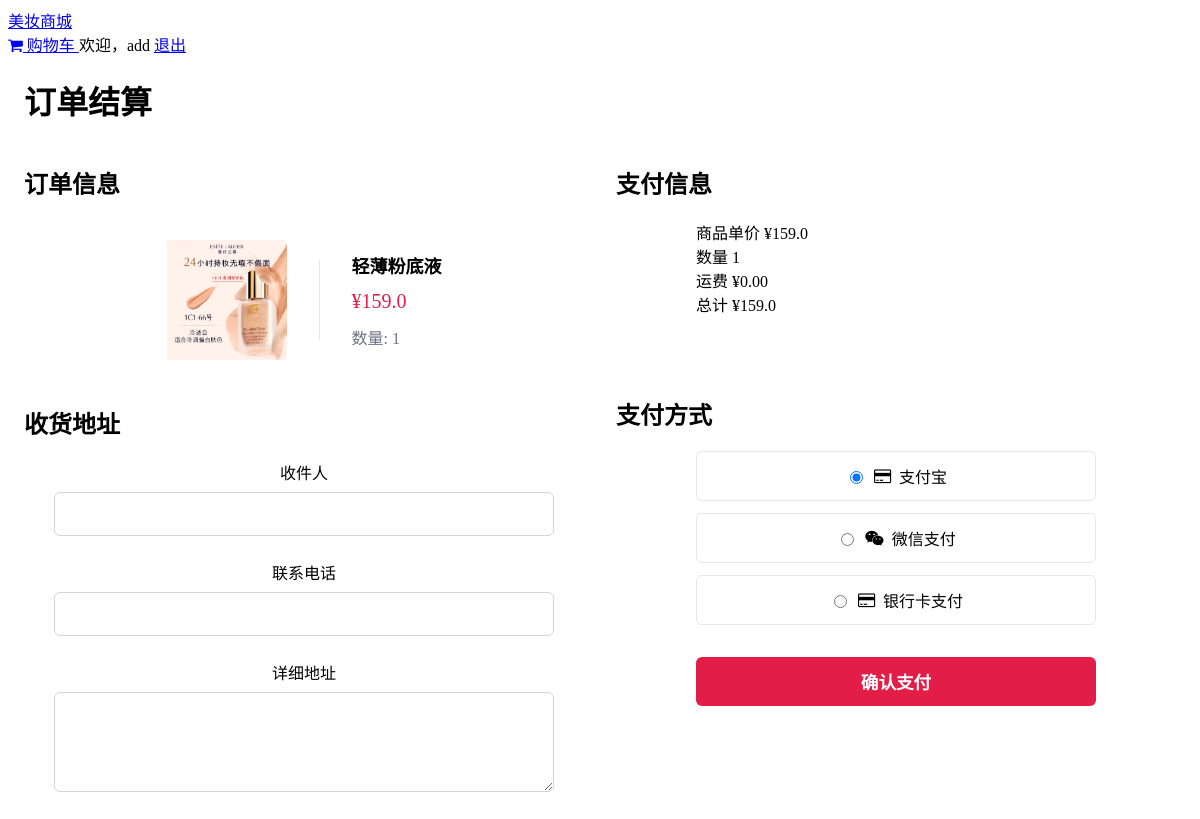
/checkout/3/1 (signed in), run on the app's committed database.
### models.py (models this page shows)
class Product(db.Model):
    id = db.Column(db.Integer, primary_key=True)
    name = db.Column(db.String(100), nullable=False)
    price = db.Column(db.Float, nullable=False)
    image = db.Column(db.String(200), nullable=False)
    description = db.Column(db.String(500))
    category = db.Column(db.String(50), nullable=False)
    stock = db.Column(db.Integer, default=100)  # 添加库存字段
    brand = db.Column(db.String(50), default="Beauty Plus")  # 品牌
    origin = db.Column(db.String(50), default="中国")  # 产地
    shelf_life = db.Column(db.String(20), default="3年")  # 保质期
    net_weight = db.Column(db.String(20))  # 净含量
    ingredients = db.Column(db.Text)  # 成分
    usage = db.Column(db.Text)  # 使用方法

### app.py (the view)
@app.route('/checkout/<int:product_id>/<int:quantity>')
def checkout(product_id, quantity):
    if 'user_id' not in session:
        return redirect(url_for('login', next=url_for('checkout', product_id=product_id, quantity=quantity)))
    product = Product.query.get_or_404(product_id)
    total_price = product.price * quantity
    return render_template(
        'checkout.html',
        product=product,
        quantity=quantity,
        total_price=total_price
    )

### templates/checkout.html (shortened to what this page needs)
<html lang="zh-CN"><head>
    <link rel="stylesheet" href="https://cdn.tailwindcss.com">
    <link href="https://cdn.jsdelivr.net/npm/font-awesome@4.7.0/css/font-awesome.min.css" rel="stylesheet">
</head>
<body class="bg-gray-100">
    <nav class="bg-white shadow-md">
        <div class="container mx-auto px-4 py-3 flex justify-between items-center">
            <a href="{{ url_for('index') }}" class="text-xl font-bold text-pink-600">美妆商城</a>
            <div class="flex items-center space-x-4">
                <a href="{{ url_for('cart') }}" class="flex items-center">
                    <i class="fa fa-shopping-cart mr-1"></i> 购物车
                </a>
                {% if 'user_id' in session %}
                <span>欢迎，{{ session.username }}</span>
                <a href="{{ url_for('logout') }}" class="text-pink-600">退出</a>
                {% else %}
                <a href="{{ url_for('login') }}" class="text-pink-600">登录</a>
                <a href="{{ url_for('register') }}" class="bg-pink-600 text-white px-3 py-1 rounded">注册</a>
                {% endif %}
            </div>
        </div>
    </nav>
    <div class="main-content py-8">
        <h1 class="text-2xl font-bold mb-8 text-center">订单结算</h1>
        <div class="checkout-columns">
            <div class="order-column bg-white rounded-lg shadow-md p-6">
                <h2 class="text-xl font-bold mb-6 border-b pb-2 text-center">订单信息</h2>
                <div class="product-container">
                    <img src="{{ url_for('static', filename=product.image) }}" alt="{{ product.name }}" class="product-image">
                    <div class="product-details">
                        <h3>{{ product.name }}</h3>
                        <p class="price">¥{{ product.price }}</p>
                        <p class="quantity">数量: {{ quantity }}</p>
                    </div>
                </div>
                <h2 class="text-xl font-bold mb-6 border-b pb-2 text-center">收货地址</h2>
                <form id="addressForm" class="address-form">
                    <div class="form-group">
                        <label for="recipient">收件人</label>
                        <input type="text" id="recipient" name="recipient" required="">
                    </div>
                    <div class="form-group">
                        <label for="phone">联系电话</label>
                        <input type="tel" id="phone" name="phone" required="">
                    </div>
                    <div class="form-group">
                        <label for="address">详细地址</label>
                        <textarea id="address" name="address" required=""></textarea>
                    </div>
                </form>
            </div>
            <div class="payment-column bg-white rounded-lg shadow-md p-6">
                <h2 class="text-xl font-bold mb-6 border-b pb-2 text-center">支付信息</h2>
                <div class="payment-summary space-y-3">
                    <div class="flex justify-between">
                        <span>商品单价</span>
                        <span>¥{{ product.price }}</span>
                    </div>
                    <div class="flex justify-between">
                        <span>数量</span>
                        <span>{{ quantity }}</span>
                    </div>
                    <div class="flex justify-between">
                        <span>运费</span>
                        <span>¥0.00</span>
                    </div>
                    <div class="flex justify-between font-bold text-lg pt-2 border-t">
                        <span>总计</span>
                        <span class="text-pink-600">¥{{ total_price }}</span>
                    </div>
                </div>
                <h2 class="text-xl font-bold mb-6 border-b pb-2 text-center">支付方式</h2>
                <div class="payment-methods">
                    <label>
                        <input type="radio" name="payment" value="alipay" checked="">
                        <i class="fa fa-credit-card"></i> 支付宝
                    </label>
                    <label>
                        <input type="radio" name="payment" value="wechat">
                        <i class="fa fa-wechat"></i> 微信支付
                    </label>
                    <label>
                        <input type="radio" name="payment" value="card">
                        <i class="fa fa-credit-card"></i> 银行卡支付
                    </label>
                </div>
                <div class="pay-button-container">
                    <button id="payButton" class="pay-button">
                        确认支付
                    </button>
                </div>
            </div>
        </div>
    </div>
    </body></html>

### templates/checkout.html (style rules this page uses)
.main-content { max-width: 1200px; margin: 0 auto; padding: 0 16px; }
.product-container { display: flex !important; align-items: center !important; justify-content: center !important; margin: 0 auto 24px !important; padding: 16px !important; max-width: 800px !important; }
.product-image { width: 120px !important; height: 120px !important; object-fit: cover !important; border-radius: 4px !important; }
.product-details { flex: 0 0 auto !important; padding: 16px 0 !important; text-align: left !important; }
.product-details h3 { font-weight: bold !important; font-size: 18px !important; margin: 0 0 12px 0 !important; }
.product-details .price { color: #e11d48 !important; font-size: 20px !important; margin: 0 0 12px 0 !important; font-weight: 500 !important; }
.product-details .quantity { color: #6b7280 !important; margin: 0 !important; }
.address-form { max-width: 500px !important; margin: 0 auto !important; padding: 0 16px !important; }
.address-form .form-group { margin-bottom: 1.5rem !important; }
.address-form label { display: block !important; text-align: center !important; margin-bottom: 0.5rem !important; font-weight: 500 !important; }
.address-form input, .address-form textarea { width: 100% !important; padding: 0.75rem !important; border: 1px solid #d1d5db !important; border-radius: 6px !important; text-align: center !important; font-size: 1rem !important; }
.address-form textarea { min-height: 100px !important; resize: vertical !important; }
.payment-summary { max-width: 400px !important; margin: 0 auto 5rem !important; }
.payment-methods { display: flex !important; flex-direction: column !important; gap: 0.75rem !important; margin-bottom: 2rem !important; max-width: 400px !important; margin-left: auto !important; margin-right: auto !important; }
.payment-methods label { display: flex !important; align-items: center !important; justify-content: center !important; gap: 0.5rem !important; padding: 0.75rem !important; border: 1px solid #e5e7eb !important; border-radius: 6px !important; cursor: pointer !important; }
.pay-button-container { display: flex !important; justify-content: center !important; padding: 0 16px !important; }
.pay-button { width: 100% !important; max-width: 400px !important; padding: 0.75rem 1.5rem !important; background-color: #e11d48 !important; color: white !important; border: none !important; border-radius: 6px !important; font-size: 1.1rem !important; font-weight: 600 !important; cursor: pointer !important; transition: background-color 0.2s !important; }
.checkout-columns { display: flex; flex-wrap: wrap; gap: 2rem; justify-content: center; }
.order-column, .payment-column { flex: 1; min-width: 300px; }

### data on the page
Product: image (picture), name "轻薄粉底液", price "159.0"

### other printed values
{{ session.username }} "add"
{{ quantity }} "1"
{{ total_price }} "159.0"
